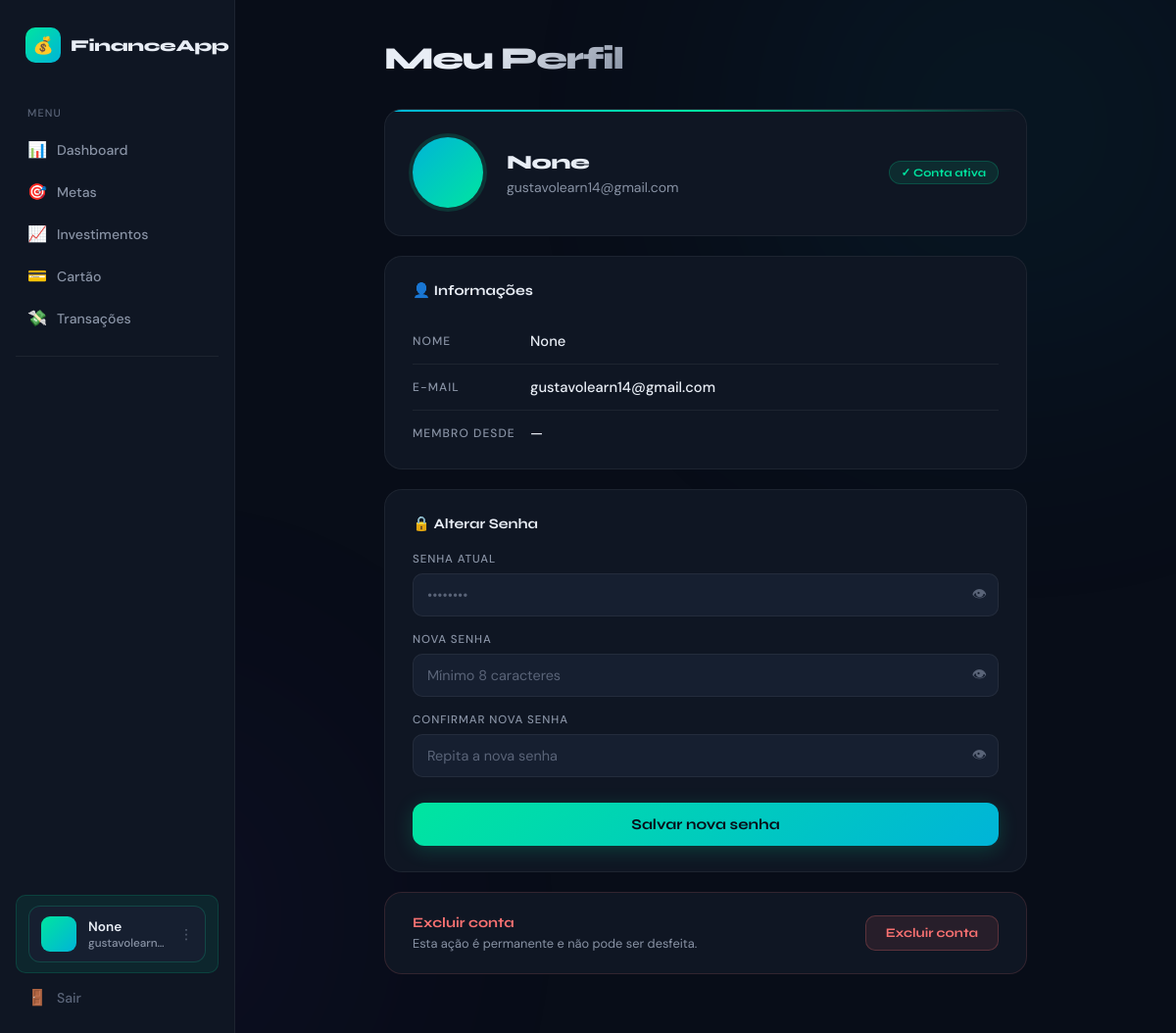
The page /profile (signed in) on the database its author committed.
### app/models.py (models this page shows)
class User(db.Model, UserMixin):
    id = db.Column(db.Integer, primary_key=True)
    name = db.Column(db.String(100))
    email = db.Column(db.String(100), unique=True)
    password = db.Column(db.String(200))

### app/routes/profile.py (the view)
@profile_bp.route("/profile")
@login_required
def perfil():
    return render_template("perfil.html", user=current_user)

### app/templates/perfil.html (shortened to what this page needs)
{% extends "base.html" %}
{% block content %}
<div class="profile-bg">
</div>
<div class="profile-wrap">
  <div class="profile-header">
    <h1 class="profile-page-title">Meu Perfil</h1>
  </div>
  <div class="avatar-card">
    <div class="avatar-circle">{{ user.name[0] | upper }}</div>
    <div class="avatar-info">
      <div class="avatar-name">{{ user.name }}</div>
      <div class="avatar-email">{{ user.email }}</div>
    </div>
    <span class="avatar-badge">✓ Conta ativa</span>
  </div>
  <div class="info-card">
    <div class="card-section-title">👤 Informações</div>
    <div class="info-row">
      <span class="info-key">Nome</span>
      <span class="info-val">{{ user.name }}</span>
    </div>
    <div class="info-row">
      <span class="info-key">E-mail</span>
      <span class="info-val">{{ user.email }}</span>
    </div>
    <div class="info-row">
      <span class="info-key">Membro desde</span>
      <span class="info-val">{{ user.created_at.strftime('%d/%m/%Y') if user.created_at is defined else '—' }}</span>
    </div>
  </div>
  <div class="pw-card">
    <div class="card-section-title">🔒 Alterar Senha</div>
    <form method="POST" action="{{ url_for('profile.alterar_senha') }}">
      <div class="form-field">
        <label>Senha atual</label>
        <div class="input-wrap">
          <input type="password" name="senha_atual" id="pw-atual" placeholder="••••••••" required />
          <button type="button" class="toggle-pw" onclick="togglePw('pw-atual', this)">👁</button>
        </div>
      </div>
      <div class="form-field">
        <label>Nova senha</label>
        <div class="input-wrap">
          <input type="password" name="nova_senha" id="pw-nova" placeholder="Mínimo 8 caracteres"
                 oninput="checkStrength(this.value)" required />
          <button type="button" class="toggle-pw" onclick="togglePw('pw-nova', this)">👁</button>
        </div>
      </div>
      <div class="form-field" style="margin-bottom:22px">
        <label>Confirmar nova senha</label>
        <div class="input-wrap">
          <input type="password" name="confirmar_senha" id="pw-confirm" placeholder="Repita a nova senha"
                 oninput="checkMatch()" required />
          <button type="button" class="toggle-pw" onclick="togglePw('pw-confirm', this)">👁</button>
        </div>
      </div>
      <button type="submit" class="btn-pw">Salvar nova senha</button>
    </form>
  </div>
  <div class="danger-card">
    <div class="danger-info">
      <div class="danger-title">Excluir conta</div>
      <div class="danger-desc">Esta ação é permanente e não pode ser desfeita.</div>
    </div>
    <button class="btn-danger" onclick="confirm('Tem certeza? Esta ação é irreversível.') && window.location.assign('{{ url_for('profile.delete_account') if 'profile.delete_account' in [] else '#' }}')">
      Excluir conta
    </button>
  </div>
</div>
{% endblock %}

### app/templates/base.html (shortened to what this page needs)
<!DOCTYPE html>
<html lang="pt-BR">
<head>
</head>
<body>
    <div class="sidebar">
        <div class="sidebar-brand">
            <div class="sidebar-brand-icon">💰</div>
            <span class="sidebar-brand-name">FinanceApp</span>
        </div>
        <nav>
            <span class="sidebar-section">Menu</span>
            <a href="/dashboard" class="{{ 'active' if request.path == '/dashboard' }}">
                <span class="nav-icon">📊</span> Dashboard
            </a>
            <a href="/goals" class="{{ 'active' if request.path == '/goals' }}">
                <span class="nav-icon">🎯</span> Metas
            </a>
            <a href="/investments" class="{{ 'active' if request.path == '/investments' }}">
                <span class="nav-icon">📈</span> Investimentos
            </a>
            <a href="/cards" class="{{ 'active' if request.path == '/cards' }}">
                <span class="nav-icon">💳</span> Cartão
            </a>
            <a href="/transactions" class="{{ 'active' if request.path == '/transactions' }}">
                <span class="nav-icon">💸</span> Transações
            </a>
            <div class="sidebar-divider"></div>
        </nav>
        <div class="sidebar-bottom">
            <a href="/profile"
               class="user-box-link {{ 'active' if request.path == '/profile' }}">
                <div class="user-box">
                    <div class="user-avatar">
                    </div>
                    <div class="user-info">
                        <div class="user-name">{{ current_user.name }}</div>
                        <div class="user-email">{{ current_user.email }}</div>
                    </div>
                    <div class="user-chevron">⋮</div>
                </div>
            </a>
            <a href="/logout" class="logout">
                <span class="nav-icon">🚪</span> Sair
            </a>
        </div>
    </div>
    <div class="content">
        {% block content %}{% endblock %}
    </div>
</body>
</html>

### app/templates/base.html (style rules this page uses)
*, *::before, *::after { box-sizing: border-box; margin: 0; padding: 0; }
:root { --bg: #080d18; --surface: #0f1623; --surface2: #161f30; --border: rgba(255,255,255,0.06); --accent: #00e5a0; --accent2: #00b4d8; --text: #e8edf5; --muted: #5a6478; --muted2: #8892a4; --sidebar-w: 240px; }
body { margin: 0; font-family: 'DM Sans', sans-serif; background: var(--bg); color: var(--text); display: flex; min-height: 100vh; }
.sidebar { width: var(--sidebar-w); min-height: 100vh; background: var(--surface); border-right: 1px solid var(--border); display: flex; flex-direction: column; padding: 28px 16px 16px; position: fixed; top: 0; left: 0; bottom: 0; z-index: 100; overflow-y: auto; }
.sidebar-brand { display: flex; align-items: center; gap: 10px; padding: 0 10px; margin-bottom: 36px; flex-shrink: 0; }
.sidebar-brand-icon { width: 36px; height: 36px; background: linear-gradient(135deg, var(--accent), var(--accent2)); border-radius: 10px; display: flex; align-items: center; justify-content: center; font-size: 17px; flex-shrink: 0; }
.sidebar-brand-name { font-family: 'Syne', sans-serif; font-weight: 800; font-size: 1.05rem; letter-spacing: -0.02em; color: var(--text); }
.sidebar-section { font-size: 0.68rem; font-weight: 500; text-transform: uppercase; letter-spacing: .1em; color: var(--muted); padding: 0 12px; margin-bottom: 8px; margin-top: 8px; }
.sidebar nav { display: flex; flex-direction: column; gap: 2px; flex: 1; }
.sidebar a { display: flex; align-items: center; gap: 10px; color: var(--muted2); text-decoration: none; padding: 10px 12px; border-radius: 10px; font-size: 0.88rem; font-weight: 500; transition: background .15s, color .15s; position: relative; }
.sidebar a.active { background: rgba(0,229,160,0.08); color: var(--accent); border: 1px solid rgba(0,229,160,0.15); }
.sidebar a.active::before { content: ''; position: absolute; left: 0; top: 25%; bottom: 25%; width: 3px; background: var(--accent); border-radius: 0 4px 4px 0; }
.sidebar a .nav-icon { font-size: 16px; flex-shrink: 0; }
.sidebar-divider { height: 1px; background: var(--border); margin: 16px 0; }
.sidebar-bottom { flex-shrink: 0; margin-top: auto; display: flex; flex-direction: column; gap: 4px; }
.user-box-link { display: block; text-decoration: none; border-radius: 12px; padding: 0; border: none; background: none; }
.user-box-link::before { display: none; }
.user-box { overflow: hidden; display: flex; align-items: center; gap: 12px; padding: 10px 12px; border-radius: 12px; background: var(--surface2); border: 1px solid var(--border); transition: background .15s, border-color .15s; }
.user-box-link.active { background: none; color: inherit; border: none; }
.user-box-link.active .user-box { border-color: rgba(0,229,160,0.2); }
.user-avatar { width: 36px; height: 36px; border-radius: 9px; display: flex; align-items: center; justify-content: center; font-weight: 700; font-size: 0.9rem; color: #080d18; background: linear-gradient(135deg, #00e5a0, #00b4d8); flex-shrink: 0; }
.user-info { flex: 1; min-width: 0; }
.user-name { font-size: 0.85rem; font-weight: 600; color: var(--text); white-space: nowrap; overflow: hidden; text-overflow: ellipsis; }
.user-email { font-size: 0.73rem; color: var(--muted2); white-space: nowrap; overflow: hidden; text-overflow: ellipsis; }
.user-chevron { color: var(--muted); font-size: 14px; flex-shrink: 0; }
.logout { display: flex; align-items: center; gap: 10px; padding: 10px 12px; border-radius: 10px; color: var(--muted) !important; text-decoration: none; font-size: 0.88rem; font-weight: 500; transition: background .15s, color .15s; }
.logout::before { display: none !important; }
.content { margin-left: var(--sidebar-w); flex: 1; min-height: 100vh; background: var(--bg); position: relative; }

### rows shown on the page
User: name "None", email "gustavolearn…", email "gustavolearn14@gmail.com"
